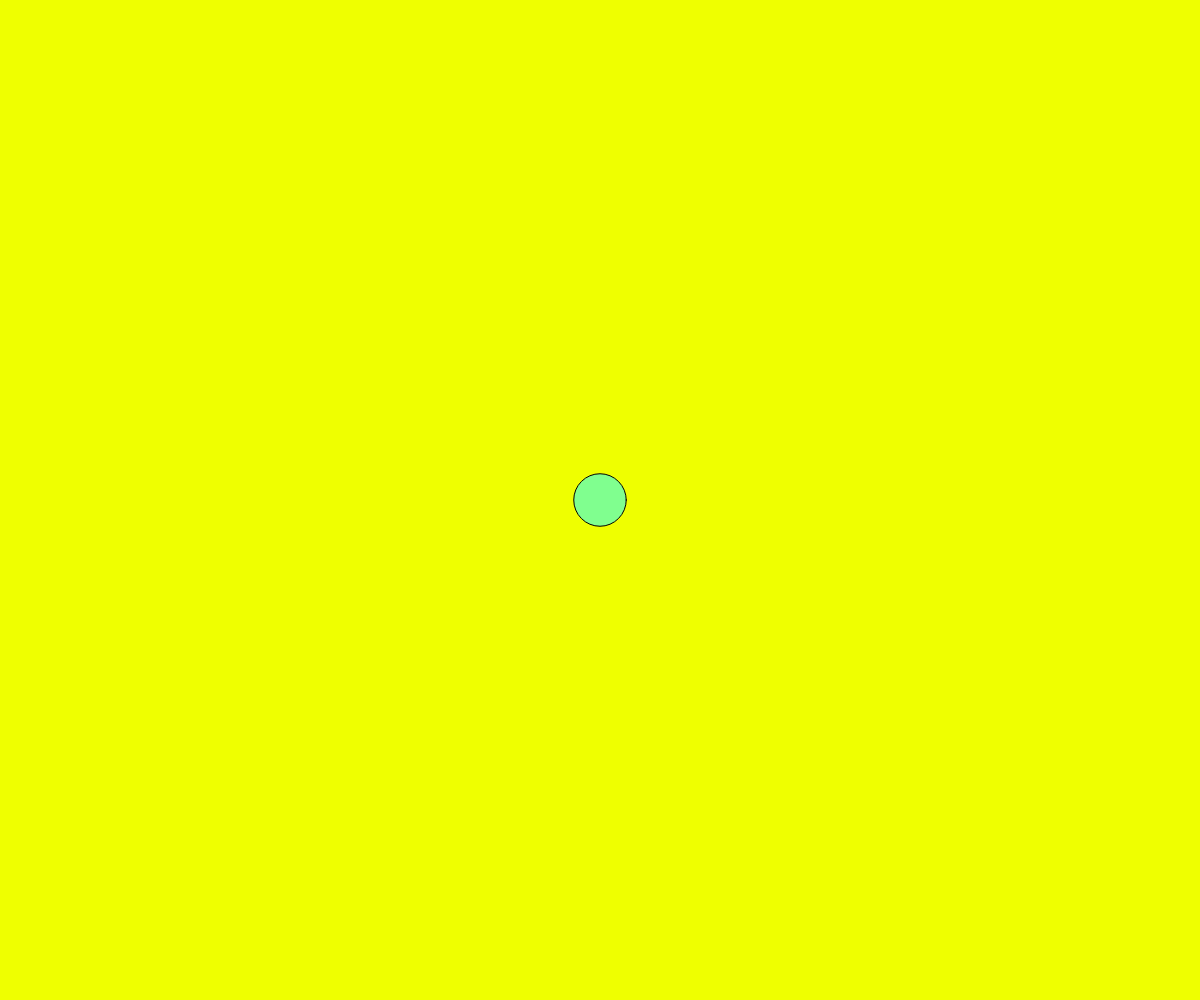
Frame 1 (no input)
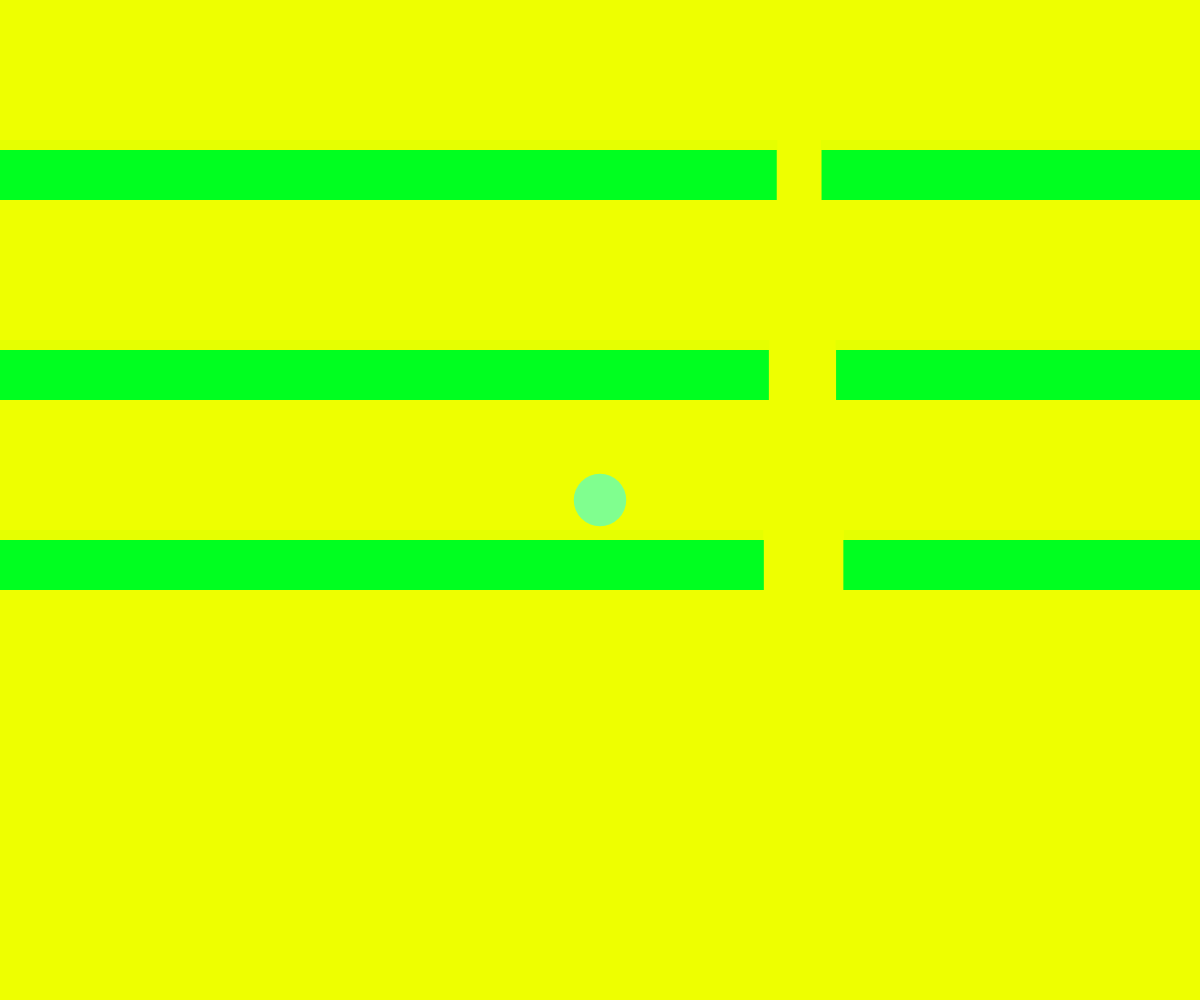
Frame 60 (no input)
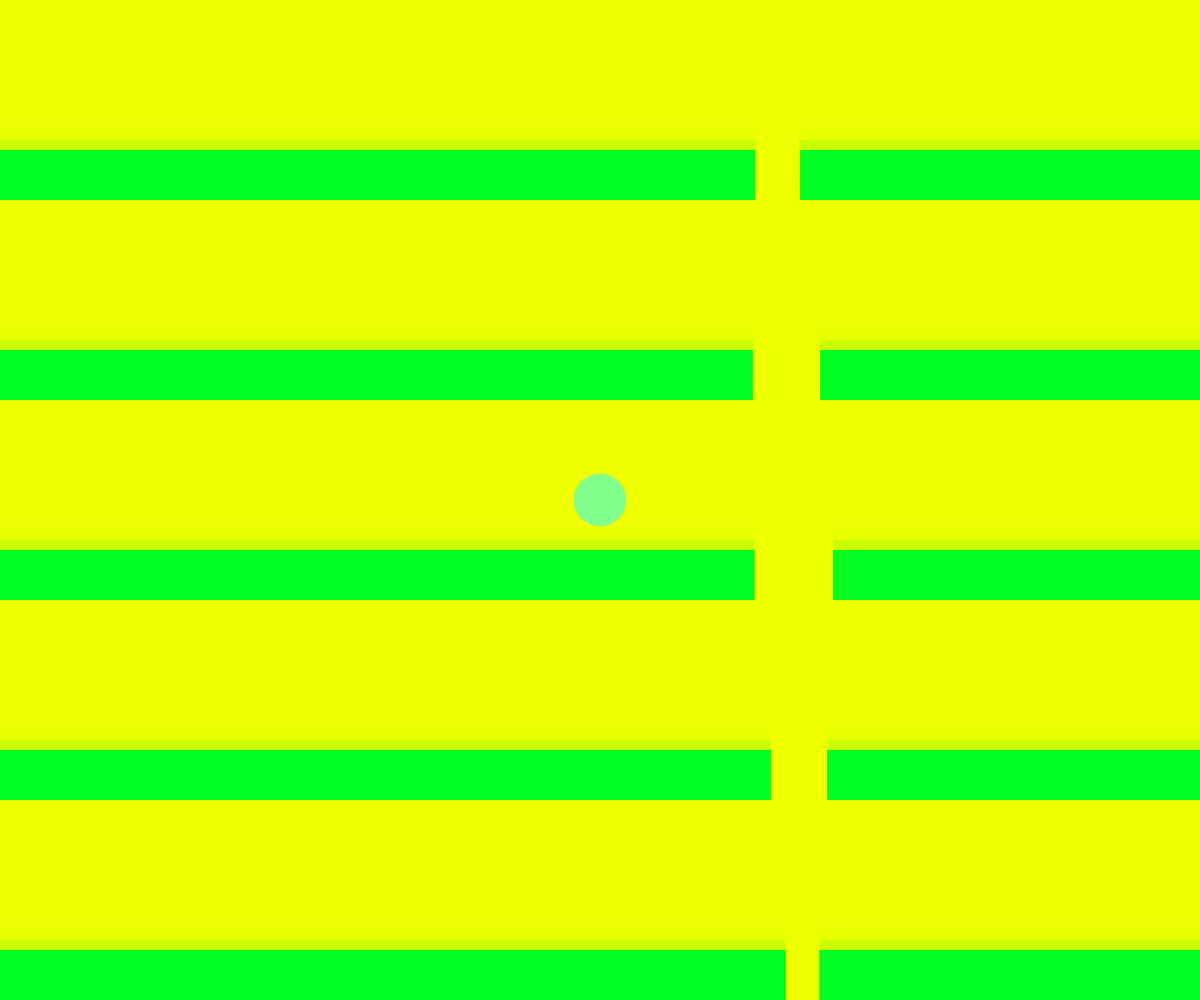
Frame 120 (the mouse pressed at the canvas centre since frame 60)

The p5.js sketch that drew these frames (run headless with seeded random() and noise() and a simulated clock; from frame 60 on, the mouse is pressed at the canvas centre):

// p5.js sketch
// ── sketch.js
let minBallSize = 70;
let maxBallSize = 150;
let ellipseSize = 0;
let colorVal = 0;
let score = 0;
let alpha = 1;
let hitCount = 0;
// let xpos, ypos, xposp, yposp;
let pos;
let obstacles = [];
let ball;
const rectW = minBallSize;
function setup() {
  let cnv = createCanvas(windowWidth, windowHeight);
  pos = createVector(width / 2, height / 2)
  colorMode(HSB);
  ball = new Ball();
  obstacles.push(new Obstacle());
}

function draw() {
  if (frameCount % 20 == 0) obstacles.push(new Obstacle());
  pos.x += sx * 2; // sx
  pos.y -= sy * 2; // sy
  // pos.x = mouseX;
  // pos.y = mouseY;
  edges();
  colorVal = map(pos.x, 0, width, 0, 255);
  let angle = map(pos.y, 0, height, 0, PI);
  let verices = floor(abs(cos(angle) * 10)) + 3;
  ellipseSize = abs(cos(angle) * maxBallSize) + minBallSize;
  background(colorVal / 2, 255, 255, alpha);
  fill(0);
  // textSize(32);
  textAlign(CENTER)
  // text(score, width / 2, height / 2);

  ball.setRadius(ellipseSize * 0.75);
  ball.update(pos);
  ball.show(color(255 - colorVal, 50, 200));

  noStroke();
  // fill(colorVal, 155, 200);

  for (let i = obstacles.length - 1; i >= 0; i--) {
    let obstacle = obstacles[i];
    obstacle.setColor(color(colorVal, 155, 200));
    obstacle.show(ellipseSize * 1.2);
    obstacle.update(pos);
    if (obstacle.hit(ball)) {
      console.log(alpha);
      textSize(300);
      text('HIT', width / 2, height / 2);
      alpha -= 0.01;
      if (alpha < 0.07) {
        alpha = 0.07;
      }
      hitCount++;
    }
    if (obstacle.outOfCanvas()) {
      obstacles.splice(i, 1);
      score++;
      if (score % 25 == 0 && score > 1) {
        inc += 0.01;
      }
    }
  }
  // // Simple reset
  // if(hitCount > 100){
  //   ball = new Ball();
  //   hitCount = 0;
  //   alpha = 1;
  //   score = 0;
  // }
  // fill();
  // // polygon(verices, pos.x, pos.y, ellipseSize * 0.85);
  // ellipse(pos.x, pos.y, ellipseSize * 0.85);

}
function polygon(vert, x, y, r) {
  beginShape();
  for (let i = 0; i < vert; i++) {
    let angle = map(i, 0, vert, 0, TWO_PI);
    let posX = x + cos(angle) * (r / 2);
    let posY = y + sin(angle) * (r / 2);
    vertex(posX, posY)
  }
  endShape(CLOSE);
}

function windowResized() {
  resizeCanvas(windowWidth, windowHeight);
}


function edges() {
  if (pos.x > width) pos.x = 0;
  if (pos.x < 0) pos.x = width;
  if (pos.y > height) pos.y = 0;
  if (pos.y < 0) pos.y = height;
}

/* PREFS */
const easing = 0.5; // set between 0 - 1

/* VARS */
let rx, ry, rz, sx, sy, sz;
rx = ry = rz = sx = sy = sz = 0;

/* ONDEVICEMOTION */
// https://developer.mozilla.org/en-US/docs/Web/Events/devicemotion
window.ondevicemotion = event => {
  /* RAW VALUES */
  rx = event.accelerationIncludingGravity.x;
  ry = event.accelerationIncludingGravity.y;
  rz = event.accelerationIncludingGravity.z;

  /* SMOOTHED VALUES */
  sx = smoothVal(rx, sx);
  sy = smoothVal(ry, sy);
  sz = smoothVal(rz, sz);
};

/* VALUE MAPPING */
function mapVal(value, istart, istop, ostart, ostop) {
  return ostart + (ostop - ostart) * ((value - istart) / (istop - istart));
}

/* VALUE SMOOTHING */
function smoothVal(inputVal, outputVal) {
  let tarVal = inputVal;
  let calcVal = tarVal - outputVal;
  outputVal += calcVal * easing;
  return outputVal;
}
// ── ball.js
class Ball{
    constructor(){
        this.pos = createVector(width / 2, height);
        this.r = 0;
    }

    show(col){
        fill(col);
        ellipse(this.pos.x, this.pos.y, this.r);
    }

    update(position){
        this.pos = position;
    }

    setRadius(val){
        this.r = val;
    }
}
// ── obstacle.js
let inc = 0.01;
let noiseFactor = 0;
class Obstacle {
    constructor() {
        this.obsW = 50;
        this.pos = createVector(noise(noiseFactor) * width, -this.obsW);
        this.color = color(0, 255, 0);
        this.opening = 0.5;
        this.ballSize = 0;
        this.offset = 500;
        noiseFactor += inc;
    }

    show(ballSize) {
        this.ballSize = ballSize;
        fill(this.col);
        rect(0, this.pos.y, this.pos.x - (this.ballSize * this.opening), this.obsW);
        rect((this.pos.x + this.ballSize * this.opening), this.pos.y, width, this.obsW);
    }
    update(ballPos) {
        this.pos.y += 10;
        let d = abs(ballPos.y - this.pos.y);
        this.opening = map(d, 0, height * 0.75, 0.5, 0);
        this.offestFactor = map(d, 0, height / 2, -0.2, 1);
    }
    setColor(col) {
        this.col = col;
    }
    outOfCanvas() {
        return this.pos.y > height;
    }
    hit(ball) {
        if (ball.pos.y > this.pos.y && ball.pos.y < this.pos.y + this.obsW) {
            return !((this.pos.x - (this.ballSize * this.opening)) < ball.pos.x - (ball.r / 2)
                && (this.pos.x + this.ballSize * this.opening) > ball.pos.x + (ball.r / 2));
        }else return null;
    }
}
